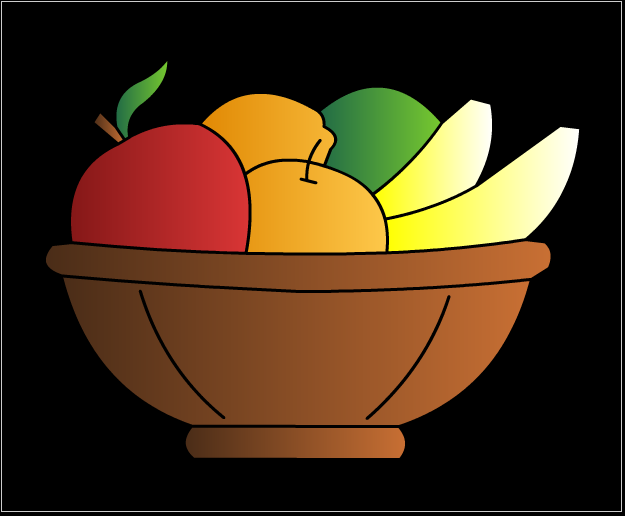
//> input picture imageprocessing/a.png, 625 x 516 px
$ ./histogram   (built with g++ and OpenCV 4)
//> lines starting //> are read from the running program, lines starting //| are printed output that depends on the picture; after the words box and inside, x2 and y2 are one past the last pixel; in counts of white or black regions, pixels touching at a corner belong together
#include"opencv2/opencv.hpp"
#include<opencv2/core/core.hpp>
#include"opencv2/imgproc/imgproc.hpp"
#include<opencv2/highgui/highgui.hpp>
#include <bits/stdc++.h>


using namespace std;

using namespace cv;


int main()
{

	Mat img1;
	img1 = imread("a.png", 0);
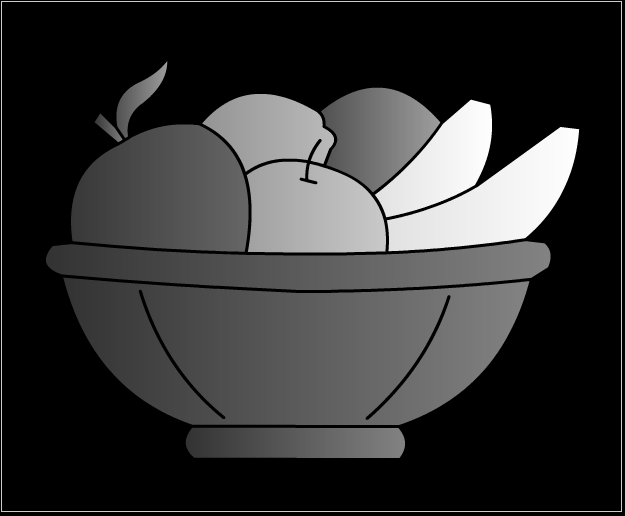
//> img1: 516 rows x 625 cols, CV_8UC1; min 0, max 254, mean 52.5
	Mat his(400, 256, CV_8UC1, Scalar(255));
	int arr[256], i, j, max = img1.at<uchar>(0,0);
//> max = 0
	double sc = 0.0;

	for (i = 0; i < 256; i++)
		{arr[i] = 0;}
	for (i = 0; i < img1.rows; i++)
	{

		for (j = 0; j < img1.cols; j++)
		{
			arr[img1.at<uchar>(i, j)]++;

		}
	}
//> after the loop, arr = 256 values, max 181613 at index 0, min 0 at index 1, mean 1259.8
	for (i = 0; i < 256; i++)
	{
		if (max < arr[i])
			max = arr[i];
	}
//> this loop made 256 passes
//> max on pass 1: 181613
//> after the loop, max = 181613
		sc = 1000.0/max;
//> sc = 0.00551
		printf("%f", sc);
//| 0.005506


	for (i = 0; i < 256; i++)
	{
		for (j = 0; j<arr[i] * sc; j++)
		{
			his.at<uchar>(399 - j, i) = 0;
		}
	}
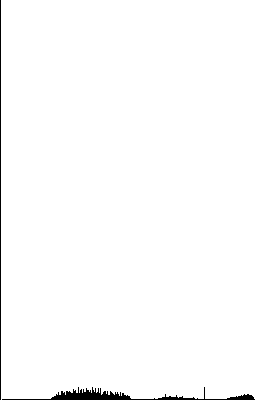
//> his: 400 rows x 256 cols, CV_8UC1; 98.7% white; 2 black regions, box (x1, y1, x2, y2) and area: (2, 387, 255, 400) 922, (0, 0, 1, 400) 400

	namedWindow("Original", WINDOW_AUTOSIZE);
	imshow("Original", img1);
	namedWindow("Histogram", WINDOW_AUTOSIZE);
	imshow("Histogram", his);
	waitKey(0);
//> (the run ends here: the program crashes, at `return 0;`)

$ run again, with imageprocessing/filter.png copied over imageprocessing/a.png
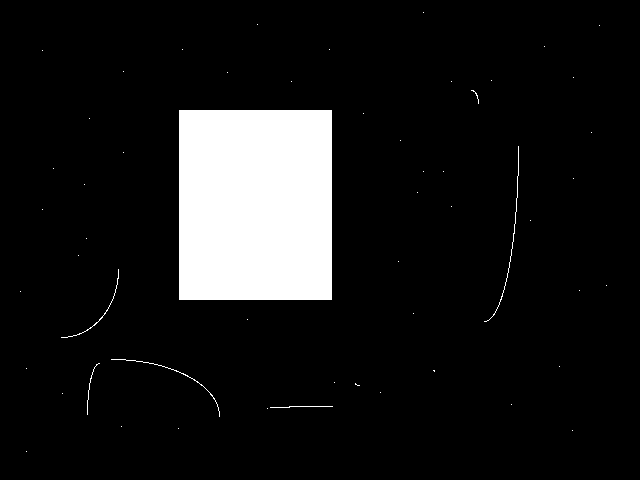
//> input picture imageprocessing/filter.png, 640 x 480 px
//> img1: 480 rows x 640 cols, CV_8UC1; 9.7% white; 55 white regions (49 under 20 px), largest, box (x1, y1, x2, y2) and area: (179, 110, 332, 300) 29070, (484, 146, 519, 322) 183, (111, 359, 220, 417) 133, (61, 269, 119, 338) 102, (270, 406, 333, 408) 64, (87, 363, 100, 415) 55
//> `int arr[256], i, j, max = img1.at<uchar>(0,0);`: max = 0
//> after the loop `for (i = 0; i < img1.rows; i++)`: arr = 256 values, max 277519 at index 0, min 0 at index 1, mean 1200
//> the loop `for (i = 0; i < 256; i++)` made 256 passes
//> max on pass 1: 277519
//> after the loop `for (i = 0; i < 256; i++)`: max = 277519
//> sc = 0.0036
//| 0.003603
//> after the loop `for (i = 0; i < 256; i++)`:
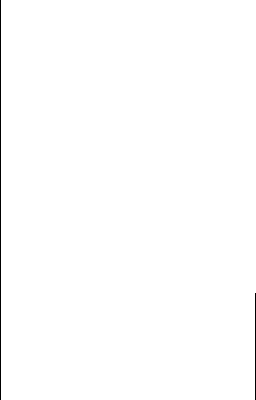
//> his: 400 rows x 256 cols, CV_8UC1; 99.5% white; black in thin lines or dots
